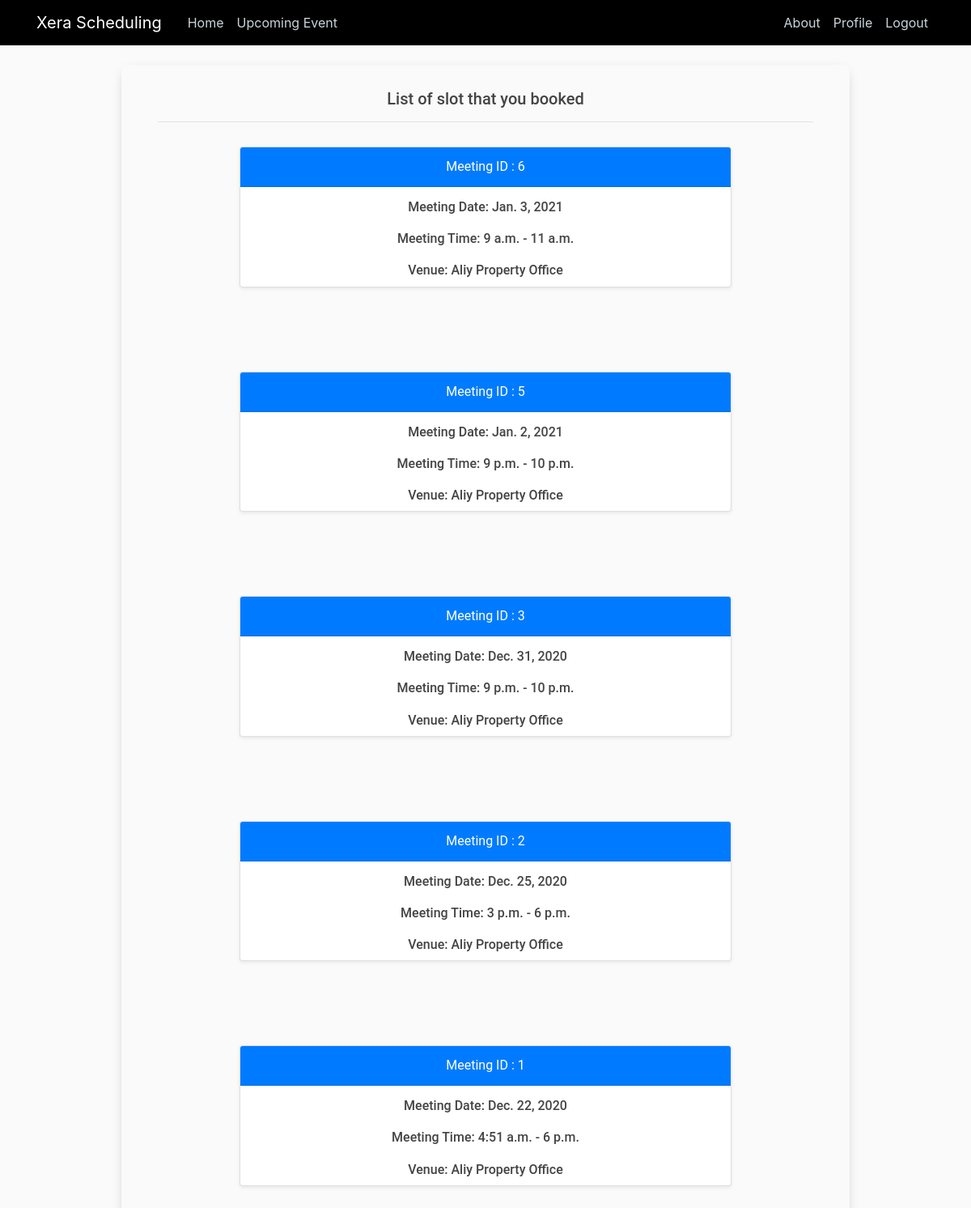
The page /ezz/status/ (signed in) on the database as committed earlier.
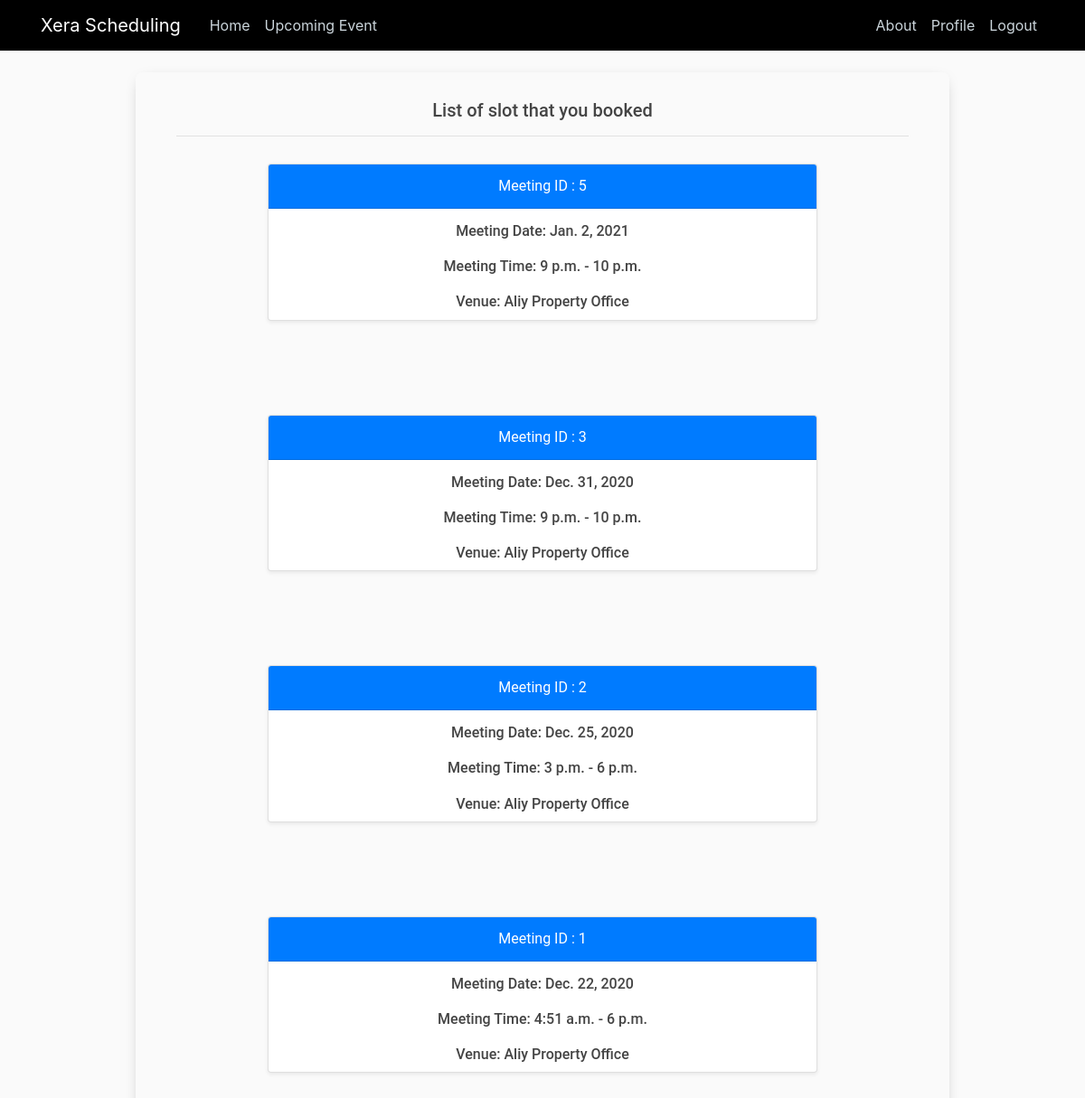
The same page on the database as committed later.
### events/models.py (models this page shows, shortened)
class Event(models.Model):
    user = models.ForeignKey(User, on_delete=models.CASCADE, null=True)
    purposeitem = models.ForeignKey(PurposeDetail, on_delete=models.CASCADE, null=True)
    day = models.DateField(u'Day of the event', help_text=u'Day of the event')
    start_time = models.TimeField(u'Starting time', help_text=u'Starting time')
    end_time = models.TimeField(u'Final time', help_text=u'Final time')
    notes = models.TextField(u'Textual Notes', help_text=u'Textual Notes', blank=True, null=True)
    class Meta:
        verbose_name = u'Scheduling'
        verbose_name_plural = u'Scheduling'
        ordering = ['-day']

### premiers/views.py (the view)
# urls.py: path('status/', views.status, name='premiers-status'),
def status(request):
    logged_in_user = request.user
    logged_in_user_slots = Event.objects.filter(user=logged_in_user)
    context = {
        'slots': logged_in_user_slots,
    }
    return render(request, 'premiers/status.html', context)

### premiers/templates/premiers/status.html
{% extends "premiers/base.html" %}
{% block content %}
<div class="event-container">
    <div class="event">
        <div class="container" style="margin: 30px">
            <h5 class="text-center"> List of slot that you booked </h5>
            <hr>
            {% for slot in slots %}
            <div class="card card-block d-flex shadow-sm"
                 style="width:75%;  margin: 0 auto; float: none; margin-bottom: 50px; margin-top: 30px">
                <div class="card-header align-items-center d-flex justify-content-center bg-primary text-white" >
                    <input type="hidden" name="vipId" value="{{vip.id}}">Meeting ID : {{slot.id}}</input>
                </div>
                <h6 class="card-title align-items-center d-flex justify-content-center"
                    style="margin:10px; margin-top: 15px">Meeting Date: {{slot.day}}</h6>
                <h6 class="card-title align-items-center d-flex justify-content-center" style="margin:10px">Meeting Time: {{slot.start_time}} - {{slot.end_time}}</h6>
                <h6 class="card-title align-items-center d-flex justify-content-center" style="margin:10px">Venue: Aliy Property Office</h6>
            </div>
            <br>
            {% endfor %}
        </div>
    </div>
</div>
{% endblock content %}

Rows that differ between the two databases and show on the page:
removed Event: id "6", day "Jan. 3, 2021", start_time "9 a.m.", end_time "11 a.m."
